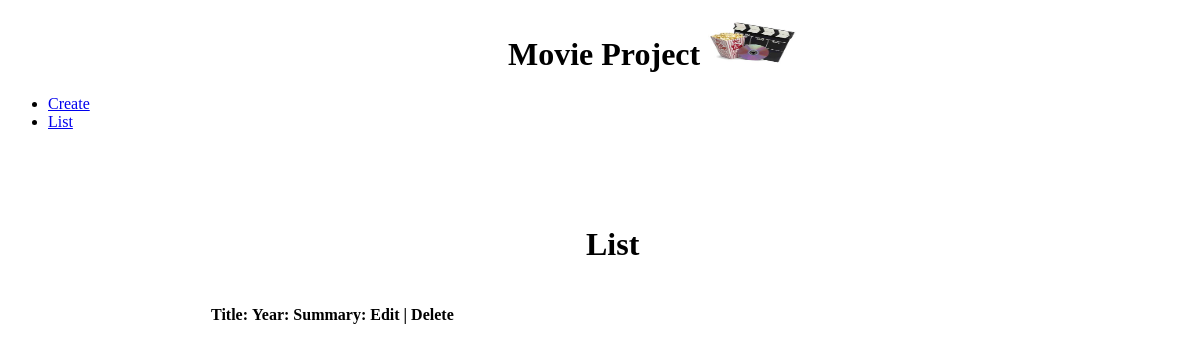
The app's page /, older data.
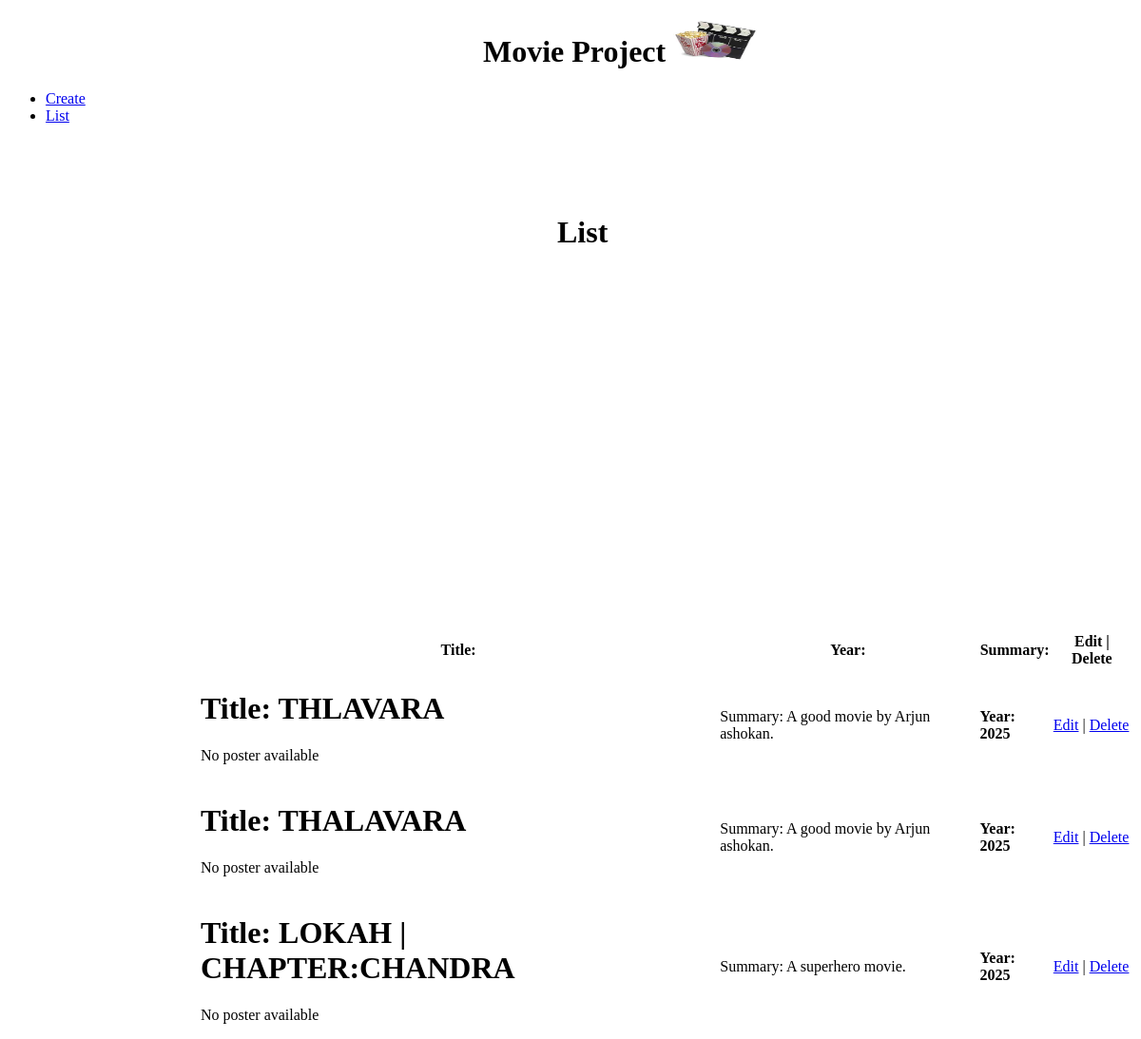
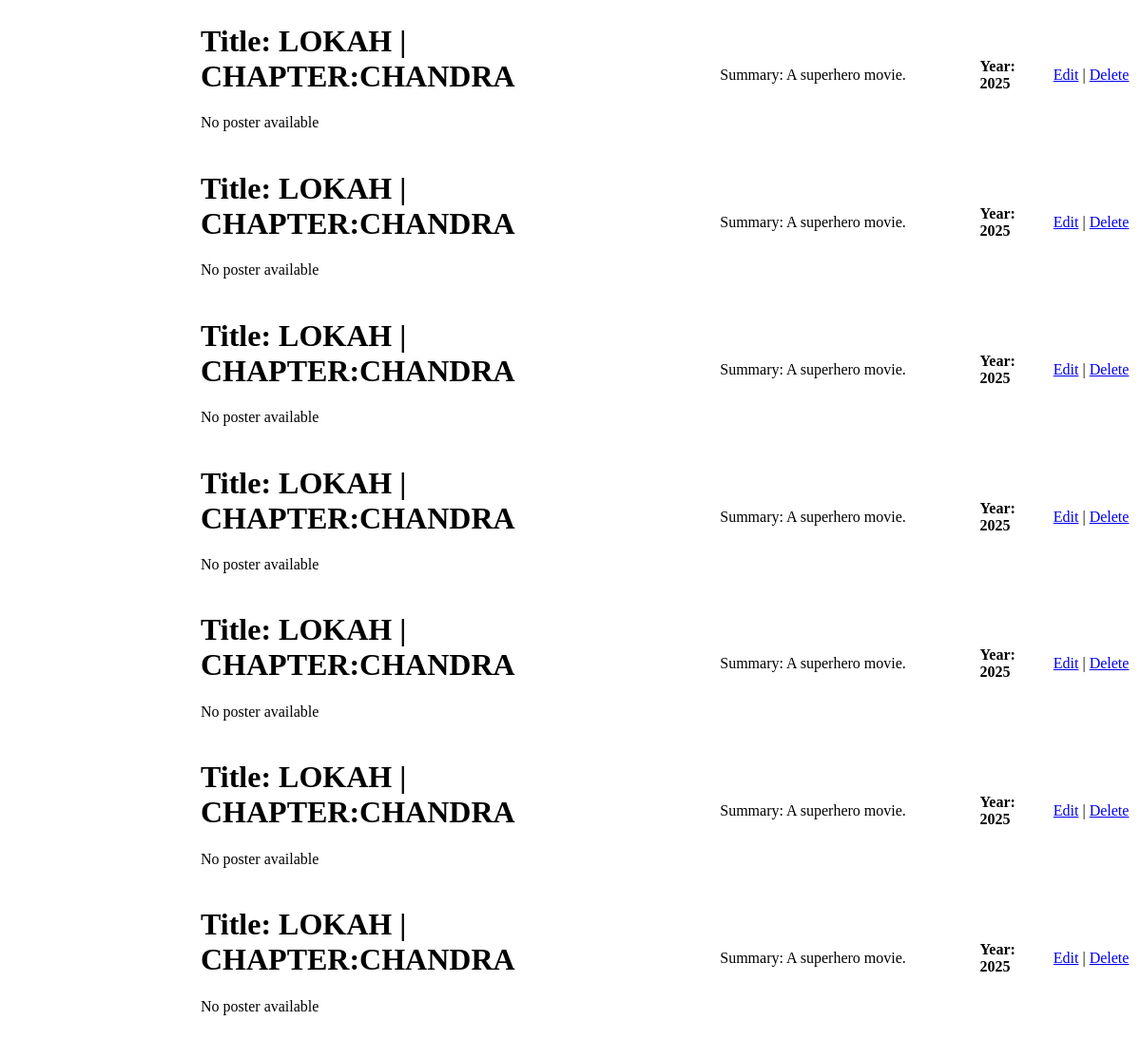
The same page, newer data (2 pictures, top to bottom).
### movies/models.py (models this page shows, shortened)
class MovieInfo(models.Model):
    title=models.CharField(max_length=90)
    year=models.IntegerField(null=True)
    description=models.TextField()
    poster=models.ImageField(upload_to='images/',null=True)
    censor_details=models.OneToOneField(CensorInfo,on_delete=models.SET_NULL,related_name='movie',null=True)
    directed_by=models.ForeignKey(Directors,null=True,on_delete=models.CASCADE,related_name='directed_movies')
    actors=models.ManyToManyField(Actors, related_name='acted_movies')

### movies/views.py (the view)
# urls.py: path('',views.list,name='list'),
def list(request):
        movie_set=MovieInfo.objects.all()
        return render(request,'list.html',{'movies':movie_set})

### Templates/list.html (shortened to what this page needs)
<!DOCTYPE html>
<html lang="en">
<head>
</head>
<body>
{% extends 'blank_layout.html' %}
{% load static %}
{% block content %}
<h1 class="title-common">List</h1>
<br>
<table class="table-list">
    <tr><th>Title:</th><th>Year:</th><th>Summary:</th><th>Edit | Delete</th></tr>
{% for movie_obj in movies %}
    <tr>
    <td><h1>Title: {{movie_obj.title | upper | default:'Data not found for this movie'}}</h1>
    {% if movie_obj.poster %}
        <img class="img-movie" src="{{ movie_obj.poster.url }}" alt="{{ movie_obj.title }}">
    {% else %}
        <p>No poster available</p>
    {% endif %}
    </td>
    <td><p>Summary: {{movie_obj.description | default:'summary not found for this movie '}}       </p></td>
    <td><h4>Year: {{movie_obj.year}}</h4></td>
    <td><a href="{% url 'edit' movie_obj.id %}">Edit</a> |  <a href="{% url 'delete' movie_obj.id %}">Delete</a></td>
    </tr>
    <br>
    <br>
    {% endfor %}
    </table>
{% endblock content %}

### Templates/blank_layout.html (shortened to what this page needs)
{% load static %}
<link rel="stylesheet" href="{% static 'css/style.css' %}">
<div class="menu">
<h1 id="title" style="margin-left: 500px;">Movie Project
    <img id="img" src="{% static 'images/download.jpg' %}" alt="">
</h1>
{% include 'menu.html' %}
</div>
{% block content %}{% endblock content %}

### Templates/menu.html
<div style="margin-bottom: 50px;" class="menu">
    <ul style="padding-bottom: 100px;">
      <li><a href="{% url 'create' %}">Create</a></li>
      <li><a href="{% url 'list' %}">List</a></li>
    </ul>
</div>

### static/css/style.css (style rules this page uses)
#img { height: 44px; width: 91px; }
.title-common { margin-left: 578px; margin-top: 155px; font-size: xx-large; }
.menu { height: 50px; }
.table-list { margin-left: 200px; }

Row changes from the older to the newer data that the page shows:
added MovieInfo: title "THLAVARA", shows "No poster available", description "A good movie by Arjun ashokan.", year "2025"
added MovieInfo: title "THALAVARA", shows "No poster available", description "A good movie by Arjun ashokan.", year "2025"
added MovieInfo: title "LOKAH | CHAPTER:CHANDRA", shows "No poster available", description "A superhero movie.", year "2025"
added MovieInfo: title "LOKAH | CHAPTER:CHANDRA", shows "No poster available", description "A superhero movie.", year "2025"
added MovieInfo: title "LOKAH | CHAPTER:CHANDRA", shows "No poster available", description "A superhero movie.", year "2025"
added MovieInfo: title "LOKAH | CHAPTER:CHANDRA", shows "No poster available", description "A superhero movie.", year "2025"
added MovieInfo: title "LOKAH | CHAPTER:CHANDRA", shows "No poster available", description "A superhero movie.", year "2025"
added MovieInfo: title "LOKAH | CHAPTER:CHANDRA", shows "No poster available", description "A superhero movie.", year "2025"
added MovieInfo: title "LOKAH | CHAPTER:CHANDRA", shows "No poster available", description "A superhero movie.", year "2025"
added MovieInfo: title "LOKAH | CHAPTER:CHANDRA", shows "No poster available", description "A superhero movie.", year "2025"
